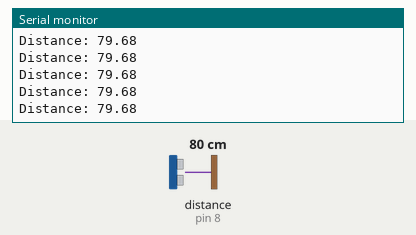
Recording of a sketch running on a simulated Arduino Uno, built with avr-gcc and run on an emulated ATmega328P. On the bench: the last lines printed to the serial monitor. Wiring (inferred from the names in the program): ultrasonic range finder: trigger pin 12; echo pin 8. The test bench sets the inputs (shaded band); at power-on: distance to the obstacle (sensor on pin 8) 80 cm. The echo pulse lasts 58.3 µs per cm.

Above: at 1.2 s.
1.3 s: distance to the obstacle (sensor on pin 8) set to 120 cm
At 1.49 s:
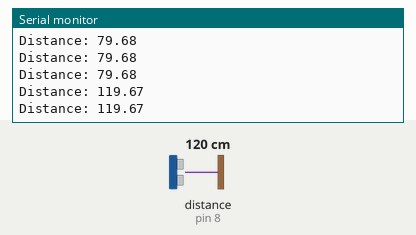
4.3 s: distance to the obstacle (sensor on pin 8) set to 2 cm
At 4.3 s:
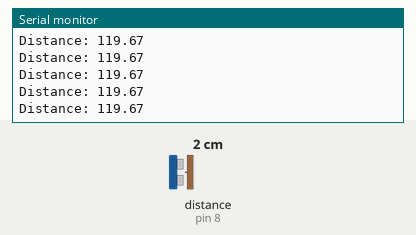
5.8 s: distance to the obstacle (sensor on pin 8) set to 299 cm
At 5.83 s:
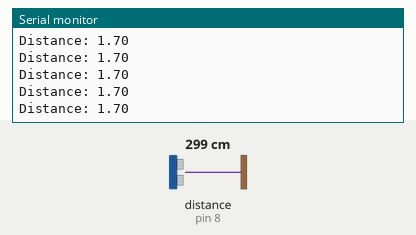
8.8 s: distance to the obstacle (sensor on pin 8) set to 250 cm
At 8.91 s:
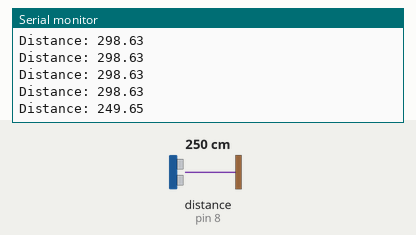
Timing chart, 0 to 11.8 s (numbered marks = the images above; inputs shaded):
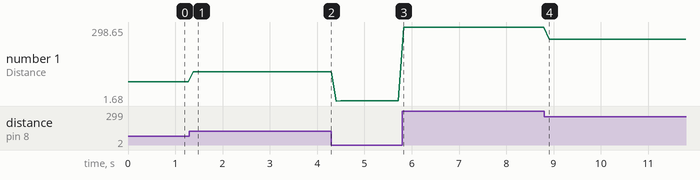

The sketch:

ultrasonic-sensor-HC-SR04.ino
```cpp
/*
 * Bas on Tech - Arduino tutorial 7
 * http://BasOnTech.com
 *
 * Original code from:
 * https://create.arduino.cc/projecthub/Isaac100/getting-started-with-the-hc-sr04-ultrasonic-sensor-036380
 *
 *
 * PIN CONNECTIONS
 *
 * Vcc  --> 5V
 * Trig --> 12
 * Echo --> 8
 * GND  --> GND
 *
 */

const int trigPin = 12;   // trigger pin
const int echoPin = 8;    // echo pin

float duration;           // variable to store the duration as float
float distance;           // variable to store the distance as float

void setup() {
  Serial.begin(9600);               // initialize the serial monitor
  pinMode(trigPin, OUTPUT);         // set the trigger pin as output
  pinMode(echoPin, INPUT);          // set the echo pin as input
}

void loop() {
  digitalWrite(trigPin, LOW);       // set the trigPin to LOW
  delayMicroseconds(2);             // wait 2ms to make sure the trigPin is LOW

  digitalWrite(trigPin, HIGH);      // set the trigPin to HIGH to start sending ultrasonic sound
  delayMicroseconds(10);            // pause 10ms
  digitalWrite(trigPin, LOW);       // set the trigPin to LOW to stop sending ultrasonic sound

  duration = pulseIn(echoPin, HIGH);     // request how long the echoPin has been HIGH
  distance = (duration * 0.0343) / 2;    // calculate the distance based on the speed of sound
                                         // we need to divide by 2 since the sound travelled the distance twice
  Serial.print("Distance: ");             // Print the result to the serial monitor
  Serial.println(distance);

  delay(100);                            // pause 100ms till the next measurement
}
```

Measured:
- after the input at 1.3 s, the serial monitor: prints a new line after 0.08 s (image 1)
- after the input at 8.8 s, the serial monitor: prints a new line after 0.11 s (image 4)
- plotted number 1: 79.68 → 119.67 after the input at 1.3 s, 119.67 → 1.7 after the input at 4.3 s, 1.7 → 298.63 after the input at 5.8 s, 298.63 → 249.65 after the input at 8.8 s
